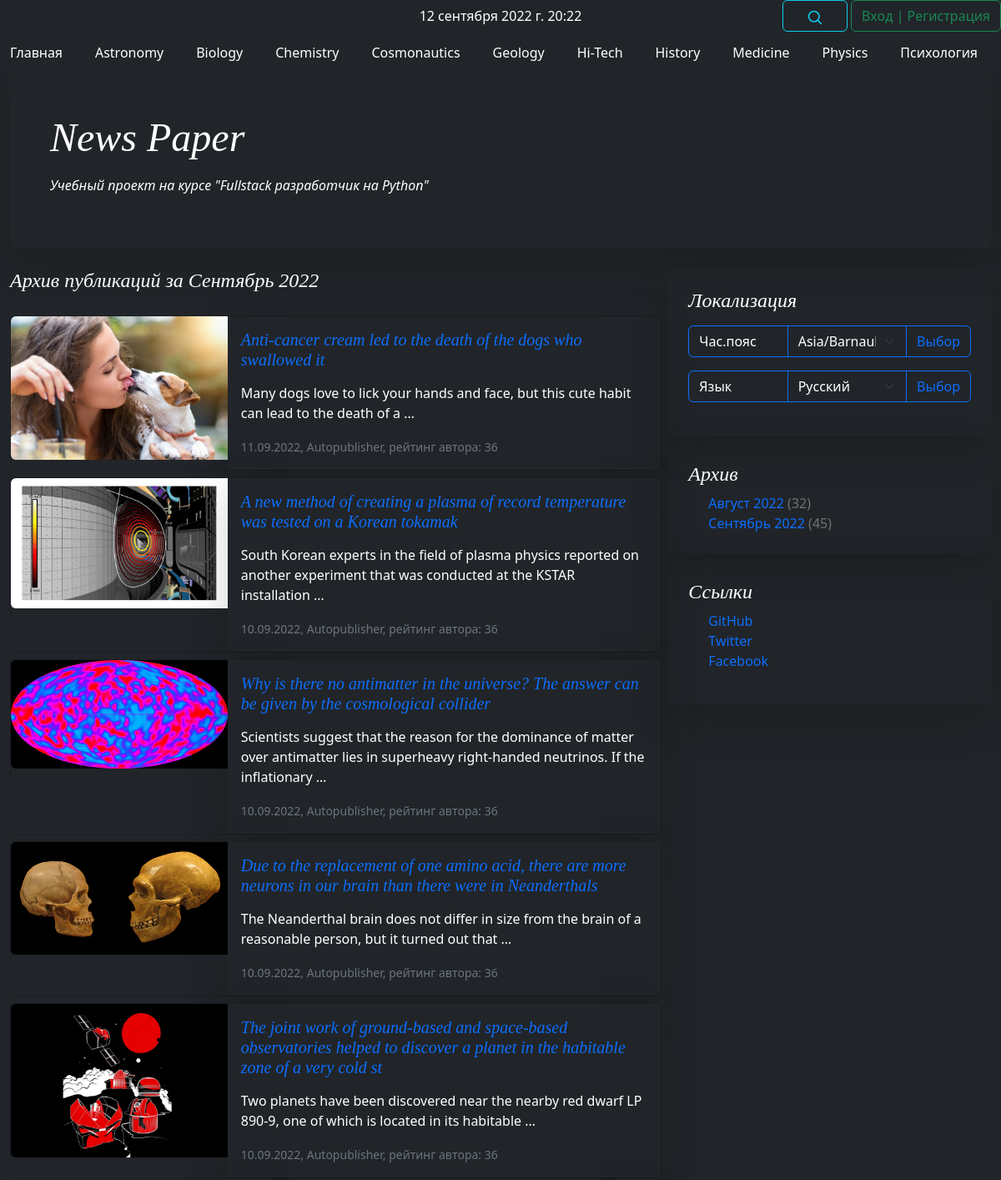
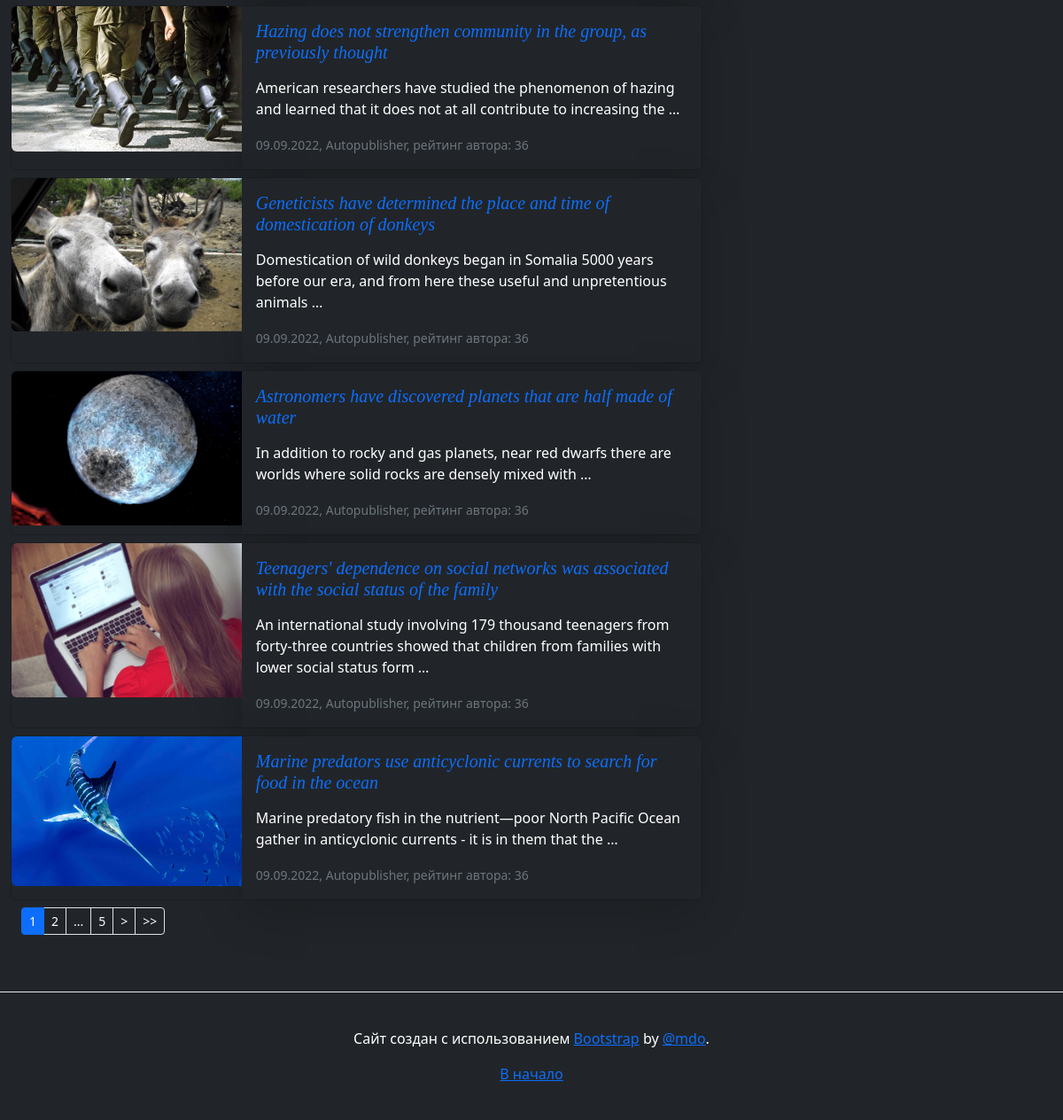
Before: /archive/2022/9/ with the older database file (2 pictures, top to bottom).
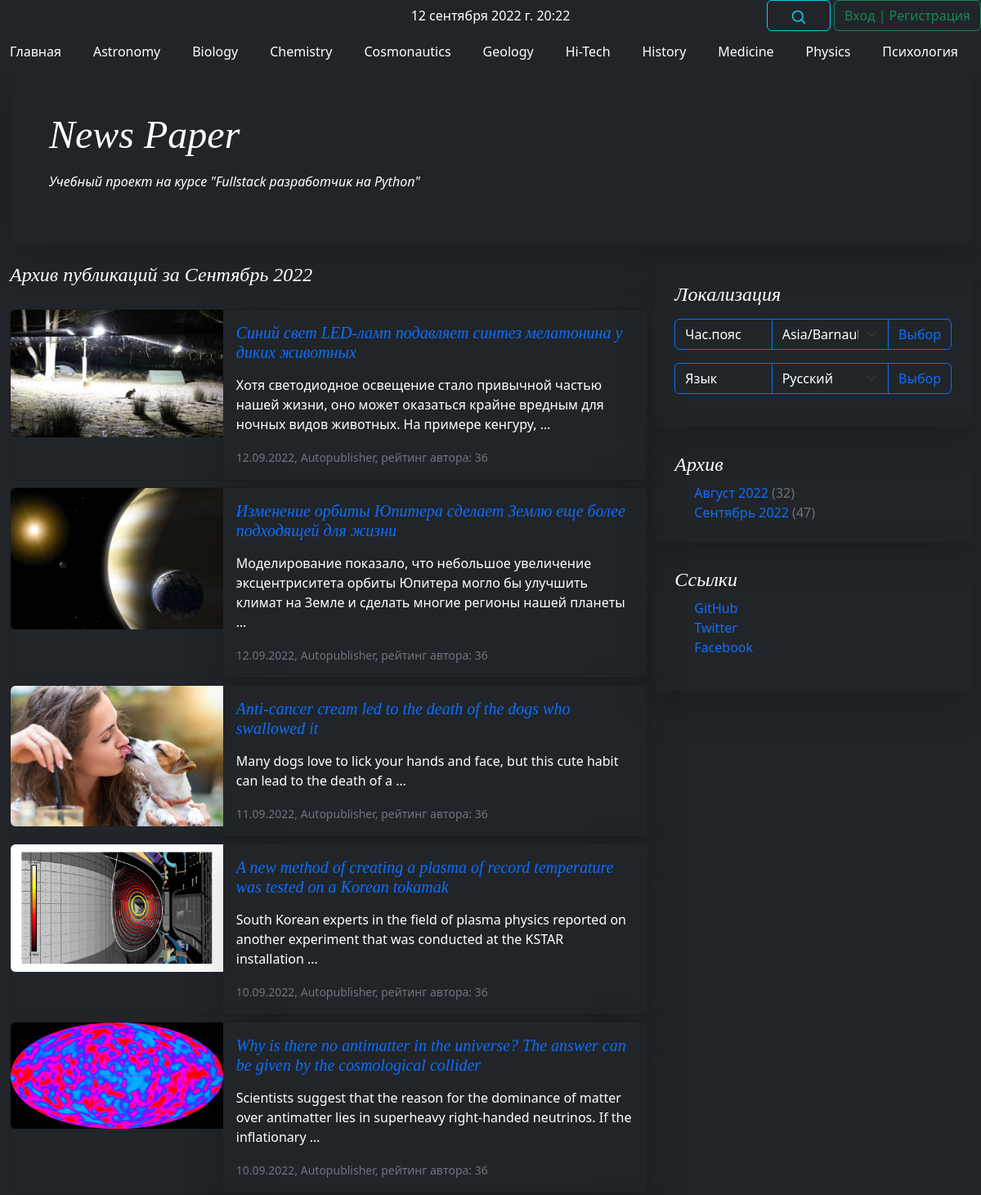
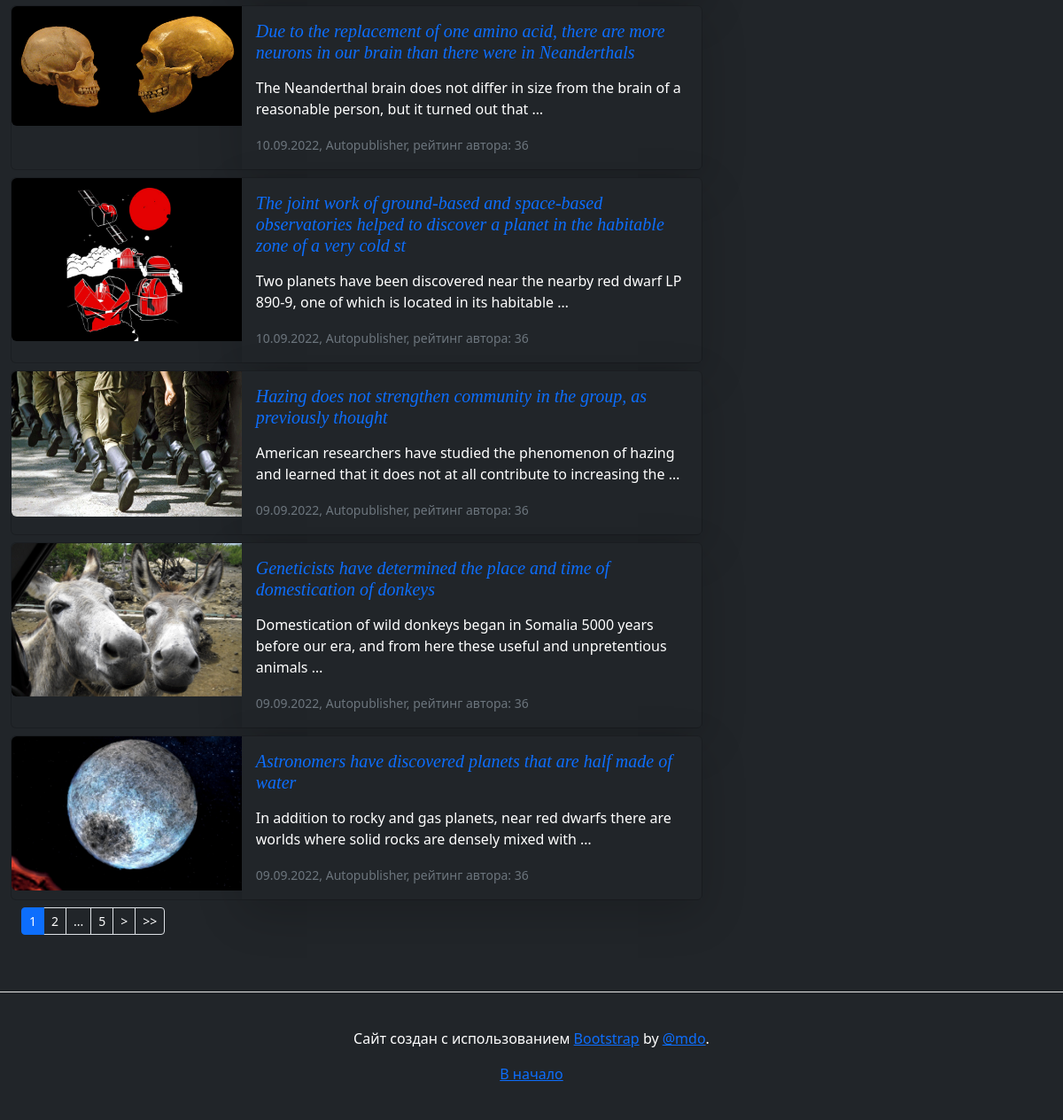
After: the same page with the newer database file (2 pictures, top to bottom).
### news/models.py (models this page shows, shortened)
class Category(models.Model):
    name = models.CharField(
        max_length=64,
        unique=True,
        verbose_name=_('Имя категории'),
    )
    subscribers = models.ManyToManyField(
        User,
        through='CatSubscribers',
        blank=True,
        verbose_name=_('Подписчик'),
    )
    class Meta:
        verbose_name = _('Категория')
        verbose_name_plural = _('Категории')

class Post(models.Model):
    author_post = models.ForeignKey(
        Author,
        on_delete=models.CASCADE,
        verbose_name=_('Автор'),
    )
    ARTICLE = 'ART'
    NEWS = 'NWS'
    CHOICE_CAT = [
        (ARTICLE, _('Статья')),
        (NEWS, _('Новость')),
    ]
    type_cat = models.CharField(
        max_length=3,
        choices=CHOICE_CAT,
        default=ARTICLE,
        verbose_name=_('Тип контента'),
    )
    date_pub = models.DateTimeField(
        auto_now_add=True,
        verbose_name=_('Дата публикации'),
    )
    post_cat = models.ManyToManyField(
        Category,
        through='PostCategory',
        verbose_name=_('Категория'),
    )
    name = models.CharField(
        max_length=128,
        verbose_name=_('Название'),
    )
    content = models.TextField(
        verbose_name=_('Контент'),
    )
    content_rate = models.SmallIntegerField(
        default=0,
        verbose_name=_('Рейтинг'),
    )
    content_image = models.ImageField(
        upload_to='images',
        verbose_name=_('Изображение'),
        default='no_image.jpg',
    )
    class Meta:
        verbose_name = _('Пост')
        verbose_name_plural = _('Посты')

class Author(models.Model):
    author_user = models.OneToOneField(
        User,
        on_delete=models.CASCADE,
        verbose_name=_('Имя'),
    )
    author_rate = models.SmallIntegerField(
        default=0,
        verbose_name=_('Рейтинг'),
    )
    def __str__(self):
        return self.author_user.username
    class Meta:
        verbose_name = _('Автор')
        verbose_name_plural = _('Авторы')

### news/views.py (the view)
class ArchiveView(ListView):
    model = Post
    template_name = 'archive.html'
    context_object_name = 'posts'
    paginate_by = 10
    def get_queryset(self):
        year = self.kwargs.get('year', None)
        month = self.kwargs.get('month', None)
        queryset = get_list_or_404(
            Post.objects.select_related().order_by('-date_pub').filter(
                date_pub__year=year, date_pub__month=month
            )
        )
        return queryset
    def get_context_data(self, **kwargs):
        context = super().get_context_data(**kwargs)
        context['month'] = self.kwargs.get('month', None)
        context['year'] = self.kwargs.get('year', None)
        return context

### news/context_processors.py (called while the page is built)
def navigate_context(request):
    category = Category.objects.all()
    archives = Post.objects.annotate(
        year=ExtractYear('date_pub'),
        month=ExtractMonth('date_pub')
    ).values('year', 'month').annotate(total=Count('id'))
    user_timezone = pytz.timezone(
        request.session.get('django_timezone') or settings.TIME_ZONE
    )
    current_time = timezone.now().astimezone(user_timezone)
    context = {
        'category': category,
        'archives': archives,
        'current_time': current_time,
        'timezones': pytz.common_timezones,
    }
    return context

### news/templatetags/news_filters.py (called while the page is built)
@register.filter()
def censor(in_text):
    censured_text = in_text
    with open('static/json/bad_words.json', 'r') as censor_file:
        bad_text = json.load(censor_file)
    for word in censured_text.split():
        if word.lower() in bad_text:
            censured_text = censured_text.replace(
                word,
                f'{word[0]}{"*" * (len(word) - 1)}'
            )
    return censured_text

@register.filter()
def name_month(val):
    val_obj = timezone.datetime.strptime(str(val), "%m")
    val_name = val_obj.strftime("%B")
    return _(val_name)

### templates/archive.html (shortened to what this page needs)
{% extends 'default.html' %}
{% load i18n %}
{% load news_filters %}
{% load news_tags %}
{% block content %}
    {% load cache %}
    {% cache 1 arch_news year month page_obj.number %}
    <h4 class="pb-1 mb-4 fst-italic">
        {% trans "Архив публикаций за" %} {{ month|name_month }} {{ year }}
    </h4>
    {% for post in posts %}
        {% include 'post_card.html' %}
    {% endfor %}
    {% endcache %}
    {% if page_obj.has_other_pages %}
        {% include 'paginator.html' %}
    {% endif %}
{% endblock content %}

### templates/navigate.html (shortened to what this page needs)
{% load i18n %}
{% load tz %}
{% load cache %}
<div class="container-fluid>
  <header class="blog-header lh-1 py-3">
    <div class="row flex-nowrap justify-content-between align-items-center">
      <div class="col-4 pt-1">
      </div>
      <div class="col-4 text-center">
        {{ current_time }}
      </div>
      <div class="col-4 d-flex justify-content-end align-items-center">
        <a class="link-secondary" href="{% url 'news:search' %}" aria-label="Search">
          <span class="btn btn-outline-info">
              <svg xmlns="http://www.w3.org/2000/svg" width="20" height="20" fill="none" stroke="currentColor" stroke-linecap="round" stroke-linejoin="round" stroke-width="2" class="mx-3" role="img" viewBox="0 0 24 24"><title>Search</title><circle cx="10.5" cy="10.5" r="7.5"/><path d="M21 21l-5.2-5.2"/></svg>
          </span>
        </a>
          {% if user.id %}
            <a class="btn btn-outline-danger" href="/accounts/logout/">{% trans "Выход" %}</a>
          {% else %}
            <a class="btn btn-outline-success" href="/accounts/login/">{% trans "Вход" %} | {% trans "Регистрация" %}</a>
          {% endif %}
      </div>
    </div>
  {% cache 1 navbar %}
  <nav {% if current_time.hour >= 19 or  current_time.hour <= 7 %}class="navbar bg-dark text-bg-dark"{% else %}class="navbar bg-light"{% endif %}>
    <div {% if current_time.hour >= 19 or  current_time.hour <= 7 %}class="container-fluid bg-dark text-bg-dark"{% else %}class="container-fluid"{% endif %}>
      <a {% if current_time.hour >= 19 or  current_time.hour <= 7 %}class="navbar-brand fs-6 text-bg-dark"{% else %}class="navbar-brand fs-6"{% endif %} href="{% url 'news:index' %}">{% trans "Главная" %}</a>
      {% for item in category %}
        <a {% if current_time.hour >= 19 or  current_time.hour <= 7 %}class="navbar-brand fs-6 text-bg-dark"{% else %}class="navbar-brand fs-6"{% endif %} href="{% url 'news:category' item.id %}">{{ item.name }}</a>
      {% endfor %}
    </div>
  </nav>
  {% endcache %}
</div>

### templates/post_card.html
{% load i18n %}
{% load news_filters %}
{% load news_tags %}
<div {% if current_time.hour >= 19 or  current_time.hour <= 7 %}class="card mb-2 bg-dark text-bg-dark"{% else %}class="card mb-2"{% endif %}>
  <div class="row g-0">
    <div class="col-md-4">
      <img src="{{ post.content_image.url }}" class="img-fluid rounded-start" alt="{{ post.name|censor }}">
    </div>
    <div class="col-md-8">
      <div class="card-body container-fluid shadow-lg">
        <a class="text-decoration-none" href="{% url 'news:detail' post.id %}">
            <h5 class="card-title fst-italic">{{ post.name|censor }}</h5>
        </a>
        <p class="card-text">{{ post.content|censor|truncatewords_html:20|safe }}</p>
        <p class="card-text">
            <small class="text-muted">
                {{ post.date_pub|date:'d.m.Y' }},
                {{ post.author_post }},
                {% trans "рейтинг автора:" %} {{ post.author_post.author_rate }}
            </small>
        </p>
      </div>
    </div>
  </div>
</div>

Changed rows visible on the page:
no longer on this page (row unchanged): Post: content_image (picture), name|censor "Teenagers' dependence on social networks was associated with the social status of the family", content|censor "An international study involving 179 thousand teenagers from forty-three countries showed that children from families with lower social status form …", date_pub "09.09.2022", author_post "Autopublisher", author_post.author_rate "36"
no longer on this page (row unchanged): Post: content_image (picture), name|censor "Marine predators use anticyclonic currents to search for food in the ocean", content|censor "Marine predatory fish in the nutrient—poor North Pacific Ocean gather in anticyclonic currents - it is in them that the …", date_pub "09.09.2022", author_post "Autopublisher", author_post.author_rate "36"
added Post: content_image (picture), name|censor "Синий свет LED-ламп подавляет синтез мелатонина у диких животных", content|censor "Хотя светодиодное освещение стало привычной частью нашей жизни, оно может оказаться крайне вредным для ночных видов животных. На примере кенгуру, …", date_pub "12.09.2022", author_post "Autopublisher", author_post.author_rate "36"
added Post: content_image (picture), name|censor "Изменение орбиты Юпитера сделает Землю еще более подходящей для жизни", content|censor "Моделирование показало, что небольшое увеличение эксцентриситета орбиты Юпитера могло бы улучшить климат на Земле и сделать многие регионы нашей планеты …", date_pub "12.09.2022", author_post "Autopublisher", author_post.author_rate "36"
Other visible differences:
new list line: "Сентябрь 2022 ( 47 )"
list line gone: "Сентябрь 2022 ( 45 )"
